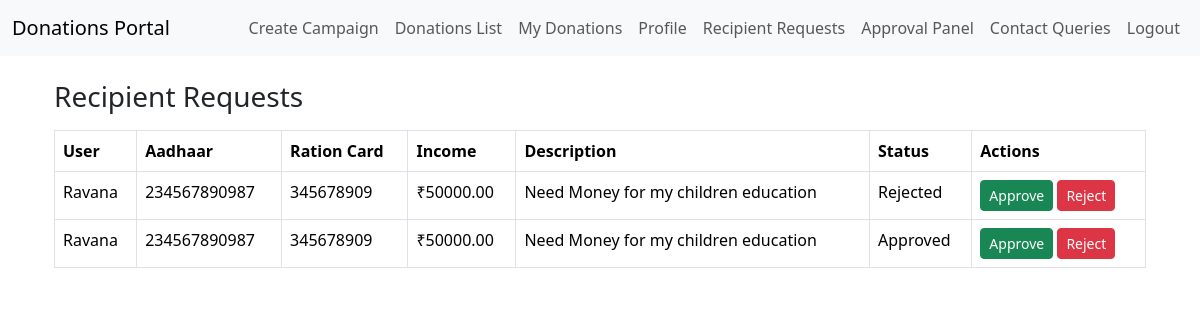
Page /recipient-requests/ (signed in) on the committed database.
### DonationsApp/models.py (models this page shows, shortened)
class RecipientRequest(models.Model):
    user = models.ForeignKey(User, on_delete=models.CASCADE)
    aadhaar_number = models.CharField(max_length=12,default='00000000000')
    ration_card_number = models.CharField(max_length=20,default='UNKNOWN')
    aadhaar_file = models.FileField(upload_to='aadhaar_files/', null=True, blank=True)
    ration_card_file = models.FileField(upload_to='ration_card_files/', null=True, blank=True)
    family_income = models.DecimalField(max_digits=10, decimal_places=2,default=0.0)
    description = models.TextField()
    is_approved = models.BooleanField(default=False)
    is_rejected = models.BooleanField(default=False)
    created_at = models.DateTimeField(auto_now_add=True)

### DonationsApp/views.py (the view)
# urls.py: path('recipient-requests/', views.admin_recipient_requests, name='admin_recipient_requests'),
@staff_member_required
def admin_recipient_requests(request):
    requests = RecipientRequest.objects.all()
    return render(request, 'admin_recipient_requests.html', {'requests': requests})

### DonationsApp/templates/admin_recipient_requests.html
{% extends 'base.html' %}
{% block content %}
<div class="container mt-4">
    <h3>Recipient Requests</h3>
    <table class="table table-bordered mt-3">
        <thead>
            <tr>
                <th>User</th>
                <th>Aadhaar</th>
                <th>Ration Card</th>
                <th>Income</th>
                <th>Description</th>
                <th>Status</th>
                <th>Actions</th>
            </tr>
        </thead>
        <tbody>
        {% for r in requests %}
            <tr>
                <td>{{ r.user.username }}</td>
                <td>{{ r.aadhaar_number }}</td>
                <td>{{ r.ration_card_number }}</td>
                <td>₹{{ r.family_income }}</td>
                <td>{{ r.description }}</td>
                <td>
                    {% if r.is_approved %}
                        Approved
                    {% elif r.is_rejected %}
                        Rejected
                    {% else %}
                        Pending
                    {% endif %}
                </td>
                <td>
                    <a href="{% url 'approve_recipient_request' r.id %}" class="btn btn-success btn-sm">Approve</a>
                    <a href="{% url 'reject_recipient_request' r.id %}" class="btn btn-danger btn-sm">Reject</a>
                </td>
            </tr>
        {% endfor %}
        </tbody>
    </table>
</div>
{% endblock %}

### rows in the picture
RecipientRequest: user.username "Ravana", aadhaar_number "234567890987", ration_card_number "345678909", family_income "50000.00", description "Need Money for my children education", is_approved "Rejected"
RecipientRequest: user.username "Ravana", aadhaar_number "234567890987", ration_card_number "345678909", family_income "50000.00", description "Need Money for my children education", is_approved "Approved"
